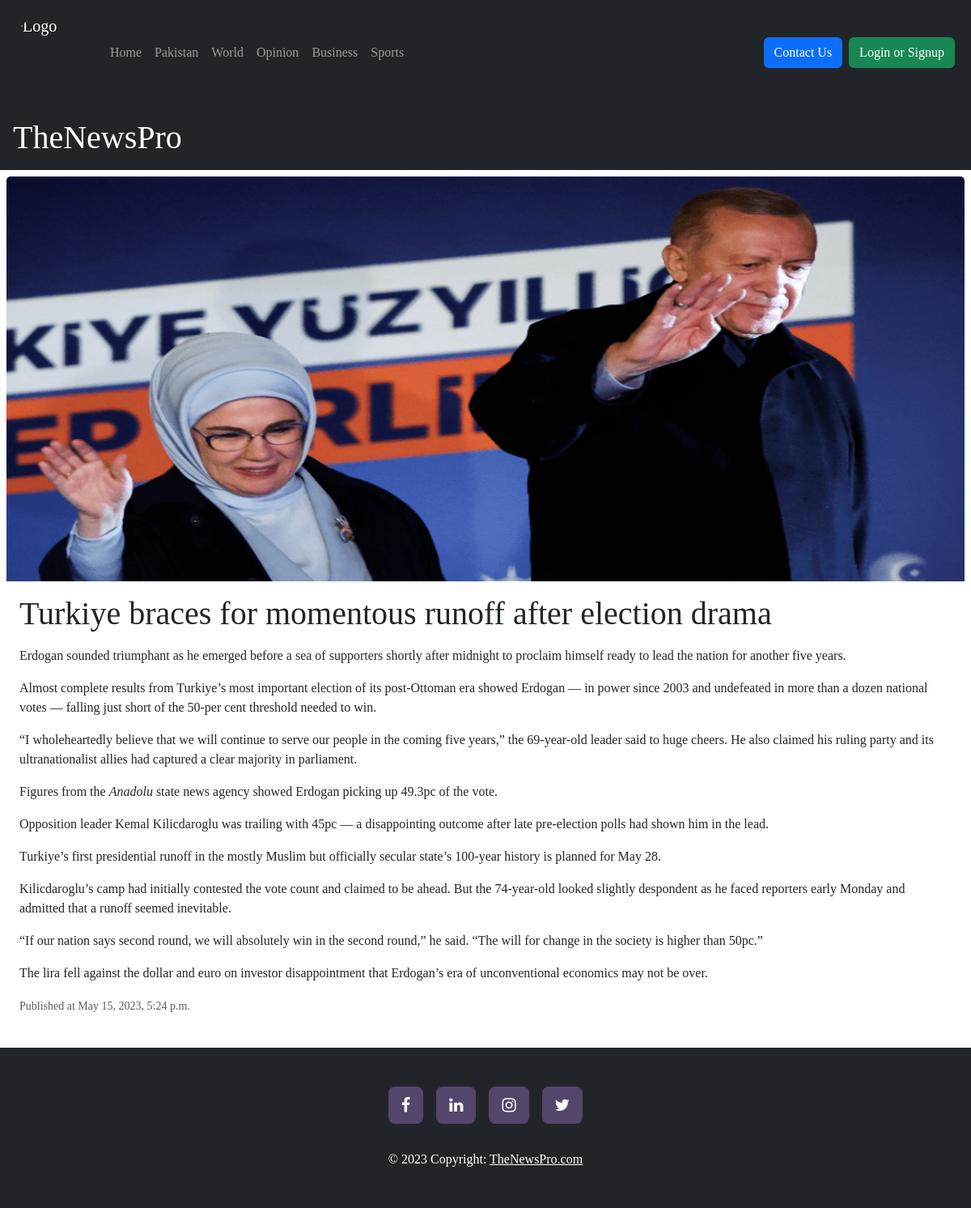
Page /topnews/2 on the committed database.
### News/models.py (models this page shows, shortened)
class TopNews(models.Model):
    news_photo = models.FileField(upload_to='TopNews/', max_length=250, null=True, default=None)
    news_heading = models.CharField(max_length=150)
    news_subheading = models.CharField(max_length=400)
    news_content = HTMLField()
    news_at = models.DateTimeField(auto_now_add=True)

### News/views.py (the view)
# urls.py: path('topnews/<top_news_id>', views.top_news_detail, name='top_news_detail'),
def top_news_detail(request, top_news_id):
    news_object = TopNews.objects.get(id=top_news_id)
    contact_us(request)
    data = {
        'news_object':news_object,
        'title':news_object.news_heading
    }
    return render(request, 'News/TopNews/TopNewsDetail.html', data)

### ContactUs/views.py (called while the page is built)
def contact_us(request):
    if request.method == 'POST':
        contact_us_email = request.POST['contact_us_email']
        contact_us_message = request.POST['contact_us_message']
        contact = Contact(contact_us_email=contact_us_email, contact_us_message=contact_us_message)
        contact.save()      # Saving user email and the message left

### Templates/News/TopNews/TopNewsDetail.html
{% include 'header.html' %}
<div class="container-fluid p-2">
    <div class="card mb-3 border-0">
        <img src="/Media/{{news_object.news_photo}}" class="card-img-top" alt="..." width="100%" height="500px">
        <div class="card-body">
        <h1 class="card-title">{{news_object.news_heading}}</h1>
        <p class="card-text">{{news_object.news_content | safe}}</p>
        <p class="card-text"><small class="text-body-secondary">Published at {{news_object.news_at}}</small></p>
        </div>
    </div>
</div>
{% include 'footer.html' %}

### Templates/header.html (style rules this page uses)
* { font-family: 'PT Serif', serif; }

### rows in the picture
TopNews: news_photo (picture), news_heading "Turkiye braces for momentous runoff after election drama", news_content "Erdogan sounded triumphant as he emerged before a sea of supporters shortly after midnight to proclaim himself ready to lead the nation for another five years. Almost complete results from Turkiye’s most important election of its post-Ottoman era showed Erdogan — in power since 2003 and undefeated in more than a dozen national votes — falling just short of the 50-per cent threshold needed to win. “I wholeheartedly believe that we will continue to serve our people in the coming five years,” the 69-year-old leader said to huge cheers. He also claimed his ruling party and its ultranationalist allies had captured a clear majority in parliament. Figures from the Anadolu state news agency showed…", news_at "May 15, 2023, 5:24 p.m."
